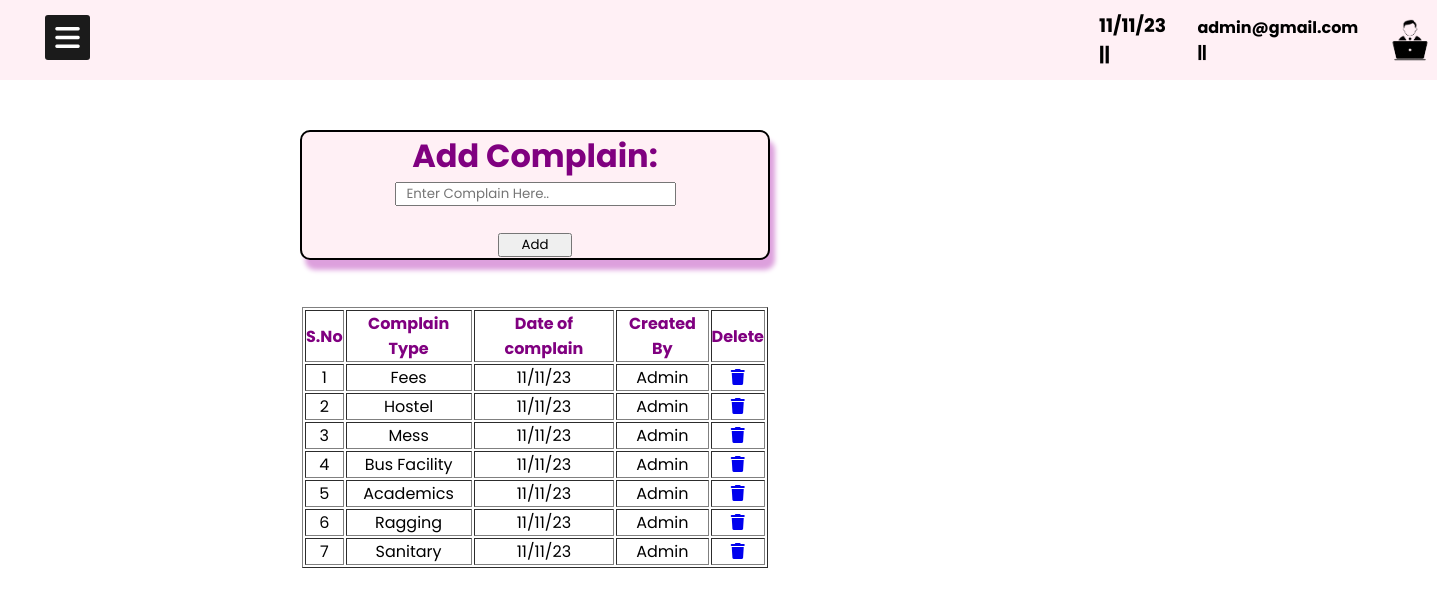
/ADMIN/comptype.php (signed in), run on the app's committed database.
### tables this page shows
CREATE TABLE IF NOT EXISTS `tbl_complain_type` (
  `ctid` int NOT NULL AUTO_INCREMENT,
  `complain_type` varchar(60) NOT NULL,
  `doc` varchar(10) NOT NULL,
  PRIMARY KEY (`ctid`)
);

### ADMIN/comptype.php (the view, shortened to what this page needs)
<?php
include('dashboard.php');
?>
<div class="main">
  <div class="ub">
        <h1 style="color: purple;">Add Complain:</h1>
        <div class="b">
<form action="comtypec.php" method="post">
  <input type="text" name="complain" style="padding-left:10px;padding-right:10px;" placeholder="Enter Complain Here..">   <br><br>
   <input type="submit" value=" &nbsp;&nbsp;&nbsp;&nbsp Add  &nbsp;&nbsp;&nbsp;&nbsp"><br>
</form>
</div>
<?php
include('../connect.php');
$query="select * from tbl_complain_type";
$res=mysqli_query($con,$query);
?>
<br><br>
<table border='1'>
    <tr style="color: purple;">
        <th>S.No</th>
        <th>Complain Type</th>
        <th>Date of complain</th>
        <th>Created By</th>
        <th>Delete</th>
    </tr>
<?php
$a=1;
while($row=mysqli_fetch_array($res))
{
?>
<tr>
<td><?php echo $a; ?></td>
<td><?php echo $row['complain_type']?></td>
<td><?php echo date("d/m/y")?></td>
<td><?php echo "Admin"?></td>
<td><a href="cmdelete.php?ctid=<?php echo $row['ctid'];?>"><i class="fa-solid fa-trash"></i></a></td>
</tr>
<?php
$a++;
}
?>
</table>
        </div>
      </div>

### ADMIN/dashboard.php (style rules this page uses)
* { margin: 0; padding: 0; user-select: none; box-sizing: border-box; font-family: 'Poppins', sans-serif; }
.main { margin-left: 300px; margin-top: 50px; }

### ADMIN/comptype.php (style rules this page uses)
.main { height: 100%; display: flex; }
.ub { height: 130px; width: 470px; border: 2px solid black; text-align: center; background-color:lavenderblush; border-radius: 10px; box-shadow:5px 10px 5px plum; }

### data on the page
tbl_complain_type: complain_type "Fees"
tbl_complain_type: complain_type "Hostel"
tbl_complain_type: complain_type "Mess"
tbl_complain_type: complain_type "Bus Facility"
tbl_complain_type: complain_type "Academics"
tbl_complain_type: complain_type "Ragging"
tbl_complain_type: complain_type "Sanitary"

### other printed values
$_SESSION['admin'] "admin@gmail.com"
